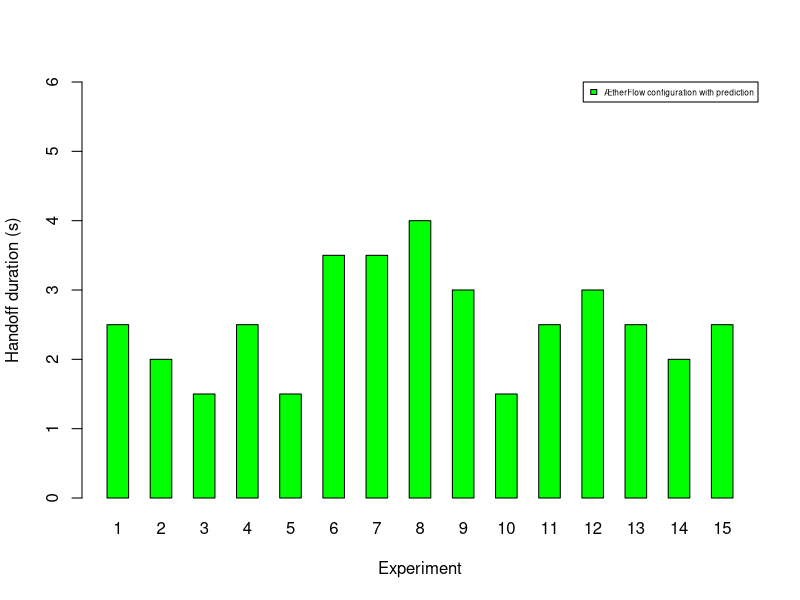

Write R code to recreate this figure.
#gaps_br<-c(7, 7.5, 7.5, 4.5, 9)
gaps_flow<-c(2.5, 2, 1.5, 2.5, 1.5, 3.5, 3.5, 4, 3, 1.5, 2.5, 3, 2.5, 2, 2.5)
#gaps<-rbind(gaps_br, gaps_flow)
gaps<-rbind(gaps_flow)
pdf(file="/home/prithvirajhi/new_thesis/Thesis/new_script/R/Predduration.pdf", width=8, height=3.5)
barplot(gaps, xlab="Experiment", ylab="Handoff duration (s)", col=c("green"), beside=TRUE, ylim=c(0, 6), names.arg=c("1", "2", "3", "4", "5", "6", "7", "8", "9", "10", "11", "12", "13", "14", "15"), legend.text=c("ÆtherFlow configuration with prediction"), args.legend=list(x="topright", cex=0.5))
dev.off()
